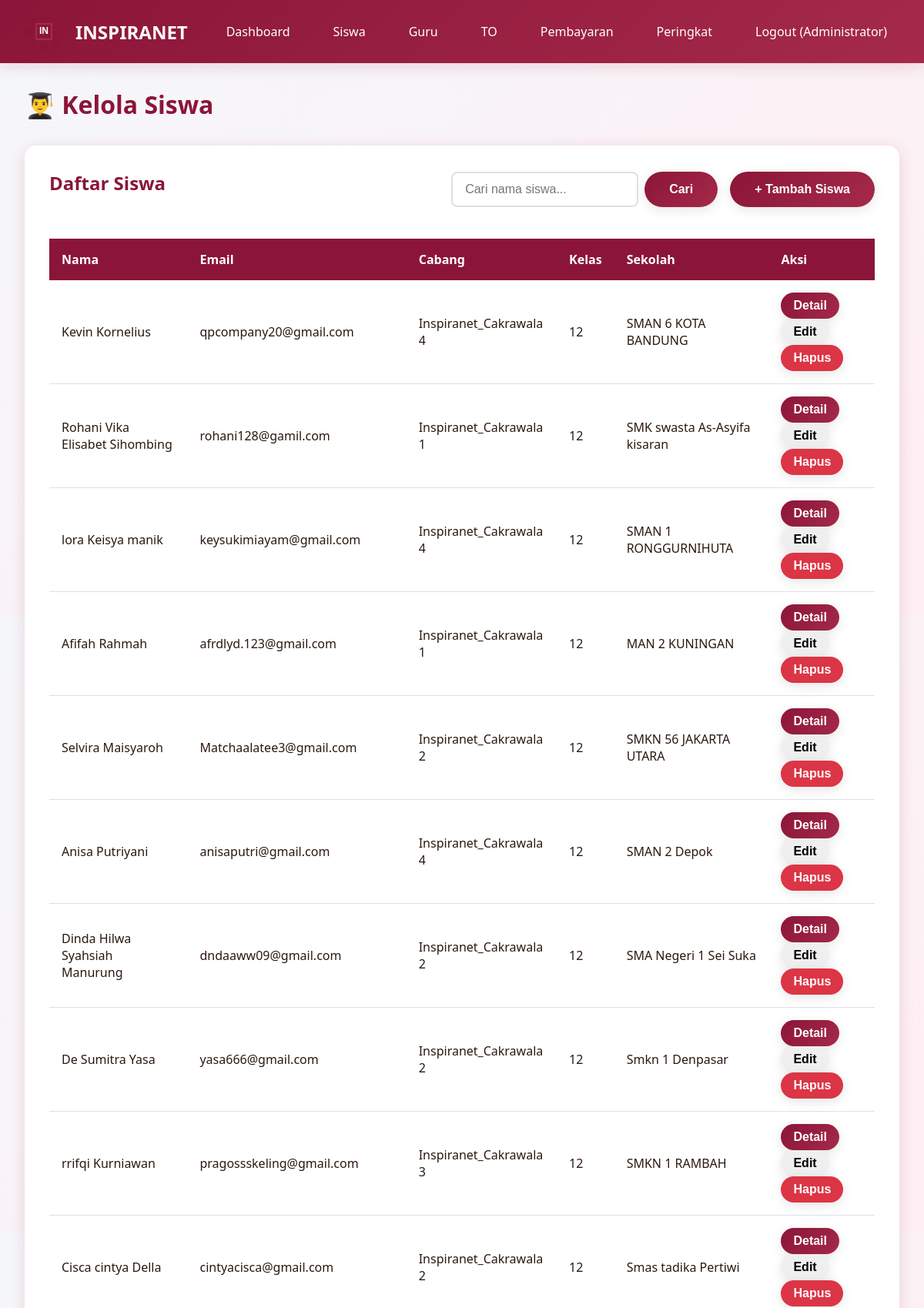
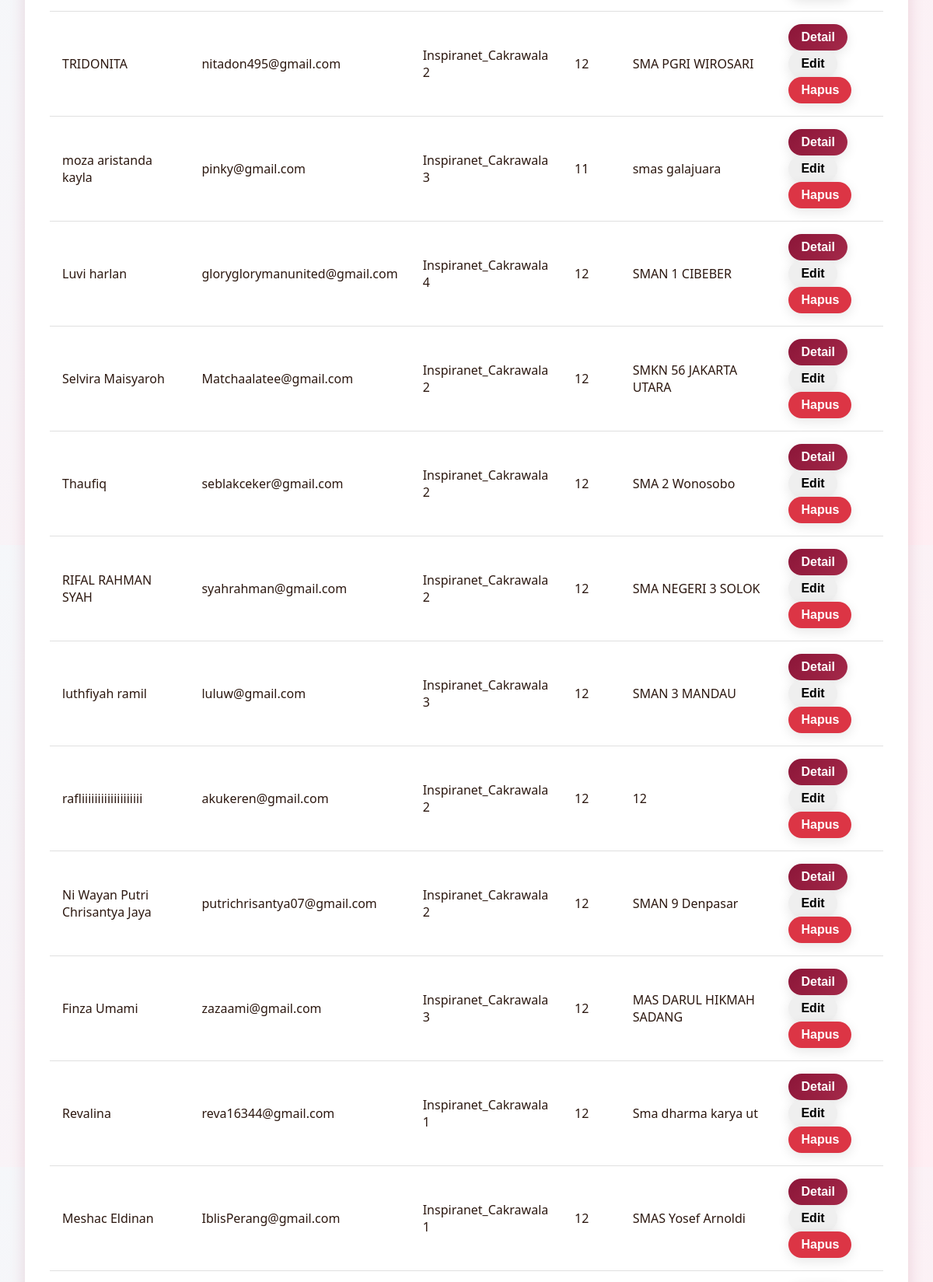
/admin/students (signed in, upper part), run on the app's committed database (2 pictures, top to bottom).
### models.py (models this page shows, shortened)
class User(UserMixin, db.Model):
    __tablename__ = 'users'
    id = db.Column(db.Integer, primary_key=True)
    email = db.Column(db.String(120), unique=True, nullable=False)
    password_hash = db.Column(db.String(255), nullable=False)
    full_name = db.Column(db.String(100), nullable=False)
    role = db.Column(db.String(20), nullable=False, default='student')
    inspira_branch = db.Column(db.String(50), nullable=True)
    class_level = db.Column(db.String(20), nullable=True)
    school_name = db.Column(db.String(150), nullable=True)
    phone_number = db.Column(db.String(20), nullable=True)
    profile_photo = db.Column(db.String(255), nullable=True)
    created_at = db.Column(db.DateTime, default=datetime.utcnow)
    exam_attempts = db.relationship('ExamAttempt', backref='user', lazy=True, cascade='all, delete-orphan')
    payments = db.relationship('Payment', backref='user', lazy=True, cascade='all, delete-orphan')
    leaderboard_entries = db.relationship('Leaderboard', backref='user', lazy=True, cascade='all, delete-orphan')

### app.py (the view)
@app.route('/admin/students')
@login_required
def admin_students():
    if current_user.role != 'admin':
        flash('Akses ditolak!', 'danger')
        return redirect(url_for('index'))
    search_query = request.args.get('search', '')
    if search_query:
        students = User.query.filter(
            User.role == 'student',
            User.full_name.ilike(f'%{search_query}%')
        ).all()
    else:
        students = User.query.filter_by(role='student').all()
    return render_template('admin_students.html', students=students, branches=BRANCHES, search_query=search_query)

### app.py (called while the page is built)
@login_manager.user_loader
def load_user(user_id):
    return User.query.get(int(user_id))

@app.before_request
def ensure_db():
    if not hasattr(app, '_db_initialized'):
        app._db_initialized = True
        init_database()

### templates/admin_students.html (shortened to what this page needs)
{% extends "base.html" %}
{% block content %}
<h1 style="color: var(--primary-color); margin-bottom: 2rem;">👨‍🎓 Kelola Siswa</h1>
<div class="card">
    <div style="display: flex; justify-content: space-between; align-items: center; margin-bottom: 1.5rem; flex-wrap: wrap; gap: 1rem;">
        <h2>Daftar Siswa</h2>
        <div style="display: flex; gap: 1rem; flex-wrap: wrap;">
            <form method="GET" action="{{ url_for('admin_students') }}" style="display: flex; gap: 0.5rem;">
                <input type="text" name="search" class="form-control" placeholder="Cari nama siswa..." value="{{ search_query or '' }}" style="min-width: 200px;">
                <button type="submit" class="btn btn-primary">Cari</button>
            </form>
            <button onclick="showModal('addStudentModal')" class="btn btn-primary">+ Tambah Siswa</button>
        </div>
    </div>
    <div class="table-responsive">
        <table class="table">
            <thead>
                <tr>
                    <th>Nama</th>
                    <th>Email</th>
                    <th>Cabang</th>
                    <th>Kelas</th>
                    <th>Sekolah</th>
                    <th>Aksi</th>
                </tr>
            </thead>
            <tbody>
                {% for student in students %}
                <tr>
                    <td>{{ student.full_name }}</td>
                    <td>{{ student.email }}</td>
                    <td>{{ student.inspira_branch }}</td>
                    <td>{{ student.class_level }}</td>
                    <td>{{ student.school_name }}</td>
                    <td>
                        <button
                            class="btn btn-primary student-detail-btn"
                            style="padding: 0.5rem 1rem; margin-right: 0.5rem;"
                            data-id="{{ student.id }}"
                            data-name="{{ student.full_name }}"
                            data-email="{{ student.email }}"
                            data-branch="{{ student.inspira_branch }}"
                            data-class="{{ student.class_level }}"
                            data-school="{{ student.school_name }}"
                            data-phone="{{ student.phone_number or '-' }}"
                            data-created="{{ student.created_at.strftime('%d/%m/%Y %H:%M') }}">
                            Detail
                        </button>
                        <button
                            class="btn btn-warning student-edit-btn"
                            style="padding: 0.5rem 1rem; margin-right: 0.5rem;"
                            data-id="{{ student.id }}"
                            data-name="{{ student.full_name }}"
                            data-email="{{ student.email }}"
                            data-branch="{{ student.inspira_branch }}"
                            data-class="{{ student.class_level }}"
                            data-school="{{ student.school_name }}"
                            data-phone="{{ student.phone_number or '' }}">
                            Edit
                        </button>
                        <form method="POST" action="{{ url_for('admin_delete_student', id=student.id) }}" style="display: inline;" data-confirm-delete>
                            <button type="submit" class="btn btn-danger" style="padding: 0.5rem 1rem;">Hapus</button>
                        </form>
                    </td>
                </tr>
                {% endfor %}
            </tbody>
        </table>
    </div>
</div>
{% endblock %}

### templates/base.html (shortened to what this page needs)
<!DOCTYPE html>
<html lang="id">
<head>
    <link rel="stylesheet" href="{{ url_for('static', filename='css/style.css') }}">
</head>
<body>
    <nav class="navbar">
        <div class="container">
            <a href="{{ url_for('index') }}" class="navbar-brand">
                <div id="logo-animation" class="logo-container"></div>
                <span>INSPIRANET</span>
            </a>
            <ul class="navbar-nav" id="navbarMenu">
                {% if current_user.is_authenticated %}
                    {% if current_user.role == 'admin' %}
                        <li><a href="{{ url_for('admin_dashboard') }}" onclick="closeMobileMenu()">Dashboard</a></li>
                        <li><a href="{{ url_for('admin_students') }}" onclick="closeMobileMenu()">Siswa</a></li>
                        <li><a href="{{ url_for('admin_teachers') }}" onclick="closeMobileMenu()">Guru</a></li>
                        <li><a href="{{ url_for('admin_exams') }}" onclick="closeMobileMenu()">TO</a></li>
                        <li><a href="{{ url_for('admin_payments') }}" onclick="closeMobileMenu()">Pembayaran</a></li>
                    {% else %}
                        <li><a href="{{ url_for('student_dashboard') }}" onclick="closeMobileMenu()">Dashboard</a></li>
                        <li><a href="{{ url_for('student_exams') }}" onclick="closeMobileMenu()">Daftar TO</a></li>
                    {% endif %}
                    <li><a href="{{ url_for('all_leaderboards') }}" onclick="closeMobileMenu()">Peringkat</a></li>
                    <li><a href="{{ url_for('logout') }}" onclick="closeMobileMenu()">Logout ({{ current_user.full_name }})</a></li>
                {% else %}
                    <li><a href="{{ url_for('login') }}" onclick="closeMobileMenu()">Login</a></li>
                    <li><a href="{{ url_for('register') }}" onclick="closeMobileMenu()">Daftar</a></li>
                {% endif %}
            </ul>
        </div>
    </nav>
    <div class="container">
        {% block content %}{% endblock %}
    </div>
</body>
</html>

### static/css/style.css (style rules this page uses)
:root { --primary-color: #8B1538; --secondary-color: #A52A4A; --dark-color: #4A0E1F; --light-color: #FFE5EC; --text-dark: #2C1810; --text-light: #FFFFFF; --shadow: 0 4px 20px rgba(139, 21, 56, 0.15); }
* { margin: 0; padding: 0; box-sizing: border-box; }
body { font-family: 'Segoe UI', Tahoma, Geneva, Verdana, sans-serif; background: linear-gradient(135deg, #f5f7fa 0%, #ffeef3 100%); color: var(--text-dark); min-height: 100vh; }
.navbar { background: linear-gradient(135deg, var(--primary-color) 0%, var(--secondary-color) 100%); padding: 1rem 0; box-shadow: var(--shadow); position: sticky; top: 0; z-index: 1000; }
.navbar .container { max-width: 1200px; margin: 0 auto; padding: 0 2rem; display: flex; justify-content: space-between; align-items: center; }
.navbar-brand { display: flex; align-items: center; gap: 1rem; color: var(--text-light); text-decoration: none; font-size: 1.5rem; font-weight: bold; }
.logo-container { position: relative; width: 50px; height: 50px; }
.navbar-nav { display: flex; gap: 1.5rem; list-style: none; align-items: center; }
.navbar-nav a { color: var(--text-light); text-decoration: none; padding: 0.5rem 1rem; border-radius: 5px; transition: all 0.3s ease; }
.container { max-width: 1200px; margin: 2rem auto; padding: 0 2rem; }
.btn { display: inline-block; padding: 0.75rem 2rem; border: none; border-radius: 25px; font-size: 1rem; font-weight: 600; text-decoration: none; cursor: pointer; transition: all 0.3s ease; box-shadow: 0 4px 15px rgba(0, 0, 0, 0.1); }
.btn-primary { background: linear-gradient(135deg, var(--primary-color) 0%, var(--secondary-color) 100%); color: var(--text-light); }
.btn-danger { background: #dc3545; color: white; }
.card { background: white; border-radius: 15px; padding: 2rem; box-shadow: var(--shadow); margin-bottom: 2rem; animation: fadeIn 0.6s ease; }
.card h2 { color: var(--primary-color); margin-bottom: 1rem; }
.form-control { width: 100%; padding: 0.75rem 1rem; border: 2px solid #e0e0e0; border-radius: 8px; font-size: 1rem; transition: all 0.3s ease; }
.table { width: 100%; border-collapse: collapse; margin-top: 1rem; }
.table th { background: var(--primary-color); color: white; padding: 1rem; text-align: left; }
.table td { padding: 1rem; border-bottom: 1px solid #e0e0e0; }
.table-responsive { overflow-x: auto; -webkit-overflow-scrolling: touch; }
.table-responsive table { min-width: 600px; }

### data on the page
User: full_name "Administrator"
User: full_name "Kevin Kornelius", email "qpcompany20@gmail.com", inspira_branch "Inspiranet_Cakrawala 4", class_level "12", school_name "SMAN 6 KOTA BANDUNG"
User: full_name "Rohani Vika Elisabet Sihombing", email "rohani128@gamil.com", inspira_branch "Inspiranet_Cakrawala 1", class_level "12", school_name "SMK swasta As-Asyifa kisaran"
User: full_name "lora Keisya manik", email "keysukimiayam@gmail.com", inspira_branch "Inspiranet_Cakrawala 4", class_level "12", school_name "SMAN 1 RONGGURNIHUTA"
User: full_name "Afifah Rahmah", email "afrdlyd.123@gmail.com", inspira_branch "Inspiranet_Cakrawala 1", class_level "12", school_name "MAN 2 KUNINGAN"
User: full_name "Selvira Maisyaroh", email "Matchaalatee3@gmail.com", inspira_branch "Inspiranet_Cakrawala 2", class_level "12", school_name "SMKN 56 JAKARTA UTARA"
User: full_name "Anisa Putriyani", email "anisaputri@gmail.com", inspira_branch "Inspiranet_Cakrawala 4", class_level "12", school_name "SMAN 2 Depok"
User: full_name "Dinda Hilwa Syahsiah Manurung", email "dndaaww09@gmail.com", inspira_branch "Inspiranet_Cakrawala 2", class_level "12", school_name "SMA Negeri 1 Sei Suka"
User: full_name "De Sumitra Yasa", email "yasa666@gmail.com", inspira_branch "Inspiranet_Cakrawala 2", class_level "12", school_name "Smkn 1 Denpasar"
User: full_name "rrifqi Kurniawan", email "pragossskeling@gmail.com", inspira_branch "Inspiranet_Cakrawala 3", class_level "12", school_name "SMKN 1 RAMBAH"
User: full_name "Cisca cintya Della", email "cintyacisca@gmail.com", inspira_branch "Inspiranet_Cakrawala 2", class_level "12", school_name "Smas tadika Pertiwi"
User: full_name "TRIDONITA", email "nitadon495@gmail.com", inspira_branch "Inspiranet_Cakrawala 2", class_level "12", school_name "SMA PGRI WIROSARI"
User: full_name "moza aristanda kayla", email "pinky@gmail.com", inspira_branch "Inspiranet_Cakrawala 3", class_level "11", school_name "smas galajuara"
User: full_name "Luvi harlan", email "gloryglorymanunited@gmail.com", inspira_branch "Inspiranet_Cakrawala 4", class_level "12", school_name "SMAN 1 CIBEBER"
User: full_name "Selvira Maisyaroh", email "Matchaalatee@gmail.com", inspira_branch "Inspiranet_Cakrawala 2", class_level "12", school_name "SMKN 56 JAKARTA UTARA"
User: full_name "Thaufiq", email "seblakceker@gmail.com", inspira_branch "Inspiranet_Cakrawala 2", class_level "12", school_name "SMA 2 Wonosobo"
User: full_name "RIFAL RAHMAN SYAH", email "syahrahman@gmail.com", inspira_branch "Inspiranet_Cakrawala 2", class_level "12", school_name "SMA NEGERI 3 SOLOK"
User: full_name "luthfiyah ramil", email "luluw@gmail.com", inspira_branch "Inspiranet_Cakrawala 3", class_level "12", school_name "SMAN 3 MANDAU"
User: full_name "rafliiiiiiiiiiiiiiiiiii", email "akukeren@gmail.com", inspira_branch "Inspiranet_Cakrawala 2", class_level "12", school_name "12"
User: full_name "Ni Wayan Putri Chrisantya Jaya", email "putrichrisantya07@gmail.com", inspira_branch "Inspiranet_Cakrawala 2", class_level "12", school_name "SMAN 9 Denpasar"
User: full_name "Finza Umami", email "zazaami@gmail.com", inspira_branch "Inspiranet_Cakrawala 3", class_level "12", school_name "MAS DARUL HIKMAH SADANG"
User: full_name "Revalina", email "reva16344@gmail.com", inspira_branch "Inspiranet_Cakrawala 1", class_level "12", school_name "Sma dharma karya ut"
User: full_name "Meshac Eldinan", email "IblisPerang@gmail.com", inspira_branch "Inspiranet_Cakrawala 1", class_level "12", school_name "SMAS Yosef Arnoldi"
